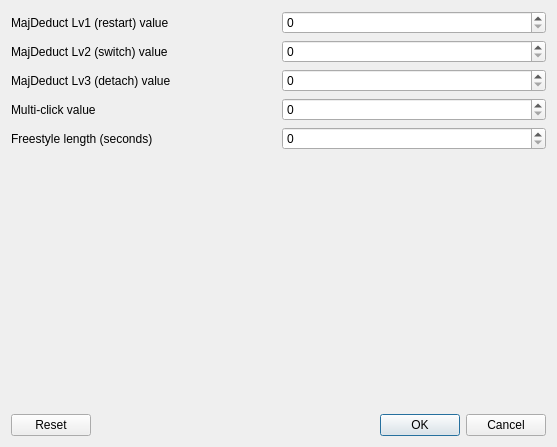
<?xml version="1.0" encoding="UTF-8"?>
<ui version="4.0">
 <class>PrefDialog</class>
 <widget class="QDialog" name="PrefDialog">
  <property name="geometry">
   <rect>
    <x>0</x>
    <y>0</y>
    <width>557</width>
    <height>447</height>
   </rect>
  </property>
  <property name="windowTitle">
   <string>Dialog</string>
  </property>
  <layout class="QVBoxLayout" name="verticalLayout_2">
   <item>
    <layout class="QVBoxLayout" name="verticalLayout">
     <item>
      <layout class="QHBoxLayout" name="md1Layout">
       <item>
        <widget class="QLabel" name="md1Label">
         <property name="text">
          <string>MajDeduct Lv1 (restart) value</string>
         </property>
        </widget>
       </item>
       <item>
        <widget class="QSpinBox" name="md1SpinBox"/>
       </item>
      </layout>
     </item>
     <item>
      <layout class="QHBoxLayout" name="md2Layout">
       <item>
        <widget class="QLabel" name="md2Label">
         <property name="text">
          <string>MajDeduct Lv2 (switch) value</string>
         </property>
        </widget>
       </item>
       <item>
        <widget class="QSpinBox" name="md2SpinBox"/>
       </item>
      </layout>
     </item>
     <item>
      <layout class="QHBoxLayout" name="md3Layout">
       <item>
        <widget class="QLabel" name="md3Label">
         <property name="text">
          <string>MajDeduct Lv3 (detach) value</string>
         </property>
        </widget>
       </item>
       <item>
        <widget class="QSpinBox" name="md3SpinBox"/>
       </item>
      </layout>
     </item>
     <item>
      <layout class="QHBoxLayout" name="multiClickLayout">
       <item>
        <widget class="QLabel" name="multiClickLabel">
         <property name="text">
          <string>Multi-click value</string>
         </property>
        </widget>
       </item>
       <item>
        <widget class="QSpinBox" name="multiClickSpinBox"/>
       </item>
      </layout>
     </item>
     <item>
      <layout class="QHBoxLayout" name="totalTimeLayout">
       <item>
        <widget class="QLabel" name="totalTimeLabel">
         <property name="text">
          <string>Freestyle length (seconds)</string>
         </property>
        </widget>
       </item>
       <item>
        <widget class="QSpinBox" name="totalTimeSpinBox"/>
       </item>
      </layout>
     </item>
     <item>
      <spacer name="verticalSpacer">
       <property name="orientation">
        <enum>Qt::Vertical</enum>
       </property>
       <property name="sizeHint" stdset="0">
        <size>
         <width>20</width>
         <height>40</height>
        </size>
       </property>
      </spacer>
     </item>
     <item>
      <widget class="QDialogButtonBox" name="buttonBox">
       <property name="orientation">
        <enum>Qt::Horizontal</enum>
       </property>
       <property name="standardButtons">
        <set>QDialogButtonBox::Cancel|QDialogButtonBox::Ok|QDialogButtonBox::Reset</set>
       </property>
       <property name="centerButtons">
        <bool>false</bool>
       </property>
      </widget>
     </item>
    </layout>
   </item>
  </layout>
 </widget>
 <resources/>
 <connections>
  <connection>
   <sender>buttonBox</sender>
   <signal>accepted()</signal>
   <receiver>PrefDialog</receiver>
   <slot>accept()</slot>
   <hints>
    <hint type="sourcelabel">
     <x>248</x>
     <y>254</y>
    </hint>
    <hint type="destinationlabel">
     <x>157</x>
     <y>274</y>
    </hint>
   </hints>
  </connection>
  <connection>
   <sender>buttonBox</sender>
   <signal>rejected()</signal>
   <receiver>PrefDialog</receiver>
   <slot>reject()</slot>
   <hints>
    <hint type="sourcelabel">
     <x>316</x>
     <y>260</y>
    </hint>
    <hint type="destinationlabel">
     <x>286</x>
     <y>274</y>
    </hint>
   </hints>
  </connection>
 </connections>
</ui>
